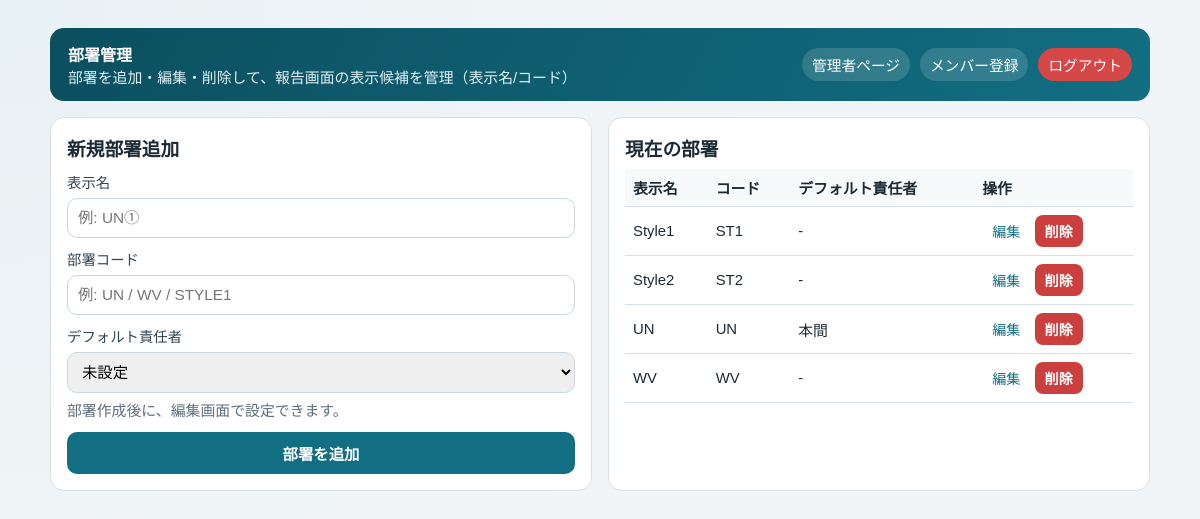
Screenshot of /dashboard/departments/ with the database file from the repository.
### apps/accounts/models.py (models this page shows, shortened)
class Department(models.Model):
    code = models.CharField(max_length=32, unique=True)
    name = models.CharField(max_length=64)
    default_reporter = models.ForeignKey(
        "Member",
        on_delete=models.SET_NULL,
        null=True,
        blank=True,
        related_name="default_department_links",
    )
    is_active = models.BooleanField(default=True)
    created_at = models.DateTimeField(auto_now_add=True)
    class Meta:
        ordering = ["code"]

class Member(models.Model):
    name = models.CharField(max_length=64)
    login_id = models.CharField(max_length=64, unique=True)
    password = models.CharField(max_length=128)
    created_at = models.DateTimeField(auto_now_add=True)
    class Meta:
        ordering = ["-created_at"]

### apps/dashboard/views.py (the view)
# urls.py: path("departments/", department_settings, name="department_settings"),
def department_settings(request: HttpRequest) -> HttpResponse:
    status_message = None
    edit_department = None
    edit_id = request.GET.get("edit")
    if edit_id and edit_id.isdigit():
        edit_department = Department.objects.filter(id=int(edit_id)).first()
    if request.method == "POST":
        edit_department_id = request.POST.get("edit_department_id")
        if edit_department_id and edit_department_id.isdigit():
            edit_department = Department.objects.filter(id=int(edit_department_id)).first()
        form = _department_form(data=request.POST, edit_department=edit_department)
        if form.is_valid():
            code = form.cleaned_data["code"].strip().upper()
            default_reporter = form.cleaned_data["default_reporter"]
            duplicate_query = Department.objects.filter(code=code)
            if edit_department_id and edit_department_id.isdigit():
                duplicate_query = duplicate_query.exclude(id=int(edit_department_id))
            if duplicate_query.exists():
                form.add_error("code", "この部署コードは既に使われています。")
            else:
                if edit_department_id and edit_department_id.isdigit():
                    department = get_object_or_404(Department, id=int(edit_department_id))
                    if default_reporter and not MemberDepartment.objects.filter(
                        member=default_reporter,
                        department=department,
                    ).exists():
                        form.add_error(
                            "default_reporter",
                            "この責任者は選択中の部署に所属していません。",
                        )
                        departments = Department.objects.all()
                        return render(
                            request,
                            "dashboard/department_settings.html",
                            {
                                "form": form,
                                "departments": departments,
                                "edit_department": edit_department,
                                "status_message": status_message,
                            },
                        )
                    department.name = form.cleaned_data["name"].strip()
                    department.code = code
                    department.default_reporter = default_reporter
                    department.save(update_fields=["name", "code", "default_reporter"])
                    status_message = f"{department.name}（{department.code}）を更新しました。"
                else:
                    department = Department.objects.create(
                        name=form.cleaned_data["name"].strip(),
                        code=code,
                        default_reporter=None,
                        is_active=True,
                    )
                    status_message = f"{department.name}（{department.code}）を追加しました。"
                form = _department_form()
                edit_department = None
    else:
        if edit_department:
            form = _department_form(
                initial={
                    "name": edit_department.name,
                    "code": edit_department.code,
                    "default_reporter": edit_department.default_reporter_id,
                },
                edit_department=edit_department,
            )
        else:
            form = _department_form()
    departments = Department.objects.all()
    return render(
        request,
        "dashboard/department_settings.html",
        {
            "form": form,
            "departments": departments,
            "edit_department": edit_department,
            "status_message": status_message,
        },
    )

### apps/dashboard/forms.py
class DepartmentForm(forms.Form):
    name = forms.CharField(
        label="表示名",
        max_length=64,
        widget=forms.TextInput(attrs={"placeholder": "例: UN①"}),
    )
    code = forms.CharField(
        label="部署コード",
        max_length=32,
        widget=forms.TextInput(attrs={"placeholder": "例: UN / WV / STYLE1"}),
    )
    default_reporter = forms.ModelChoiceField(
        label="デフォルト責任者",
        required=False,
        queryset=Member.objects.none(),
        empty_label="未設定",
    )

### apps/dashboard/views.py (called while the page is built)
def _department_form(*, data=None, initial=None, edit_department=None) -> DepartmentForm:
    form = DepartmentForm(data=data, initial=initial)
    if edit_department:
        reporter_ids = Member.objects.filter(
            department_links__department=edit_department
        ).values_list("id", flat=True)
        form.fields["default_reporter"].queryset = Member.objects.filter(
            id__in=reporter_ids
        ).order_by("name")
    else:
        form.fields["default_reporter"].queryset = Member.objects.none()
    return form

### apps/dashboard/templates/dashboard/department_settings.html (shortened to what this page needs)
{% extends "base.html" %}
{% block content %}
<div class="container">
  <header class="topbar">
    <div>
      <strong>部署管理</strong>
      <div class="muted" style="color: #e1f1f5;">部署を追加・編集・削除して、報告画面の表示候補を管理（表示名/コード）</div>
    </div>
    <nav>
      <a href="{% url 'dashboard_index' %}">管理者ページ</a>
      <a href="{% url 'member_settings' %}">メンバー登録</a>
      <a href="{% url 'home' %}" class="logout-link">ログアウト</a>
    </nav>
  </header>
  <section class="grid grid-2" style="margin-top: 16px;">
    <article class="card">
      <h3>{% if edit_department %}部署編集{% else %}新規部署追加{% endif %}</h3>
      <form method="post">
        <label for="id_name">{{ form.name.label }}</label>
        {{ form.name }}
        <label for="id_code">{{ form.code.label }}</label>
        {{ form.code }}
        <label for="id_default_reporter">{{ form.default_reporter.label }}</label>
        {{ form.default_reporter }}
        {% if edit_department %}
        <div class="muted" style="margin-top: 6px;">この部署に所属するメンバーのみ選択できます。</div>
        {% else %}
        <div class="muted" style="margin-top: 6px;">部署作成後に、編集画面で設定できます。</div>
        {% endif %}
        <button type="submit" style="margin-top: 12px;">
          {% if edit_department %}部署を更新{% else %}部署を追加{% endif %}
        </button>
      </form>
    </article>
    <article class="card">
      <h3>現在の部署</h3>
      {% if departments %}
      <table>
        <thead>
          <tr><th>表示名</th><th>コード</th><th>デフォルト責任者</th><th>操作</th></tr>
        </thead>
        <tbody>
          {% for department in departments %}
          <tr>
            <td>{{ department.name }}</td>
            <td>{{ department.code }}</td>
            <td>{% if department.default_reporter %}{{ department.default_reporter.name }}{% else %}-{% endif %}</td>
            <td>
              <a class="btn-inline" href="{% url 'department_settings' %}?edit={{ department.id }}">編集</a>
              <form method="post" action="{% url 'department_delete' department.id %}" style="display:inline;" onsubmit="return confirm('この部署を削除します。よろしいですか？');">
                <button class="btn-inline btn-danger" type="submit">削除</button>
              </form>
            </td>
          </tr>
          {% endfor %}
        </tbody>
      </table>
      {% else %}
      <p class="muted">まだ部署は登録されていません。</p>
      {% endif %}
    </article>
  </section>
</div>
{% endblock %}

### static/app.css (style rules this page uses)
:root { --bg: #f2f5f7; --card: #ffffff; --ink: #1b2a34; --muted: #5d6f7c; --line: #d7e0e6; --brand: #126e82; --brand-soft: #d7edf2; --ok: #2e8b57; --warn: #d28b1f; }
* { box-sizing: border-box; }
body { margin: 0; font-family: "Hiragino Sans", "Yu Gothic", "Meiryo", sans-serif; background: radial-gradient(circle at top left, #e8f1f4, var(--bg) 58%); color: var(--ink); }
a { color: var(--brand); text-decoration: none; }
.container { width: min(1100px, 92vw); margin: 28px auto; }
.topbar { background: linear-gradient(120deg, #0b4f5f, #126e82); color: #fff; padding: 14px 18px; border-radius: 14px; display: flex; justify-content: space-between; align-items: center; gap: 12px; }
.topbar nav { display: flex; gap: 10px; flex-wrap: wrap; }
.topbar nav a { color: #fff; background: rgba(255, 255, 255, 0.14); padding: 6px 10px; border-radius: 999px; font-size: 0.92rem; }
.logout-link { background: #d64747 !important; }
.grid { display: grid; gap: 16px; }
.grid-2 { grid-template-columns: repeat(auto-fit, minmax(280px, 1fr)); }
.card { background: var(--card); border: 1px solid var(--line); border-radius: 14px; padding: 16px; }
.card h2, .card h3 { margin: 0 0 8px; }
.muted { color: var(--muted); font-size: 0.93rem; }
label { display: block; font-size: 0.9rem; margin: 10px 0 6px; color: #304653; }
input, select, textarea, button { width: 100%; border: 1px solid #c9d7df; border-radius: 10px; padding: 10px; font-size: 0.96rem; font-family: inherit; }
button { background: var(--brand); color: #fff; border: 0; font-weight: 700; cursor: pointer; }
.btn-inline { width: auto; padding: 6px 10px; border-radius: 8px; font-size: 0.88rem; }
.btn-danger { background: #cc3f3f; }
table { width: 100%; border-collapse: collapse; font-size: 0.93rem; }
th, td { text-align: left; border-bottom: 1px solid var(--line); padding: 8px; }
th { background: #f7fafb; }

### rows the page displays
Department: name "Style1", code "ST1"
Department: name "Style2", code "ST2"
Department: name "UN", code "UN", default_reporter.name "本間"
Department: name "WV", code "WV"
